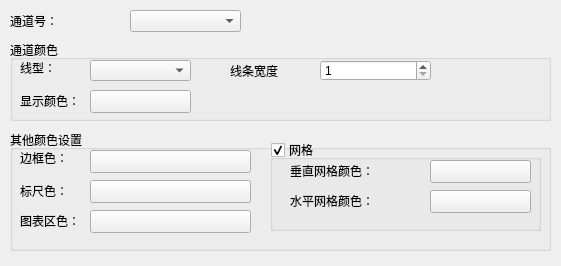
<?xml version="1.0" encoding="UTF-8"?>
<ui version="4.0">
 <class>QTrendaColor</class>
 <widget class="QWidget" name="QTrendaColor">
  <property name="geometry">
   <rect>
    <x>0</x>
    <y>0</y>
    <width>561</width>
    <height>266</height>
   </rect>
  </property>
  <property name="windowTitle">
   <string>Form</string>
  </property>
  <widget class="QLabel" name="label_chNum">
   <property name="geometry">
    <rect>
     <x>10</x>
     <y>10</y>
     <width>111</width>
     <height>21</height>
    </rect>
   </property>
   <property name="text">
    <string>通道号：</string>
   </property>
  </widget>
  <widget class="QComboBox" name="comboBox_chNum">
   <property name="geometry">
    <rect>
     <x>130</x>
     <y>10</y>
     <width>111</width>
     <height>22</height>
    </rect>
   </property>
  </widget>
  <widget class="QGroupBox" name="groupBox_chColor">
   <property name="geometry">
    <rect>
     <x>10</x>
     <y>40</y>
     <width>541</width>
     <height>81</height>
    </rect>
   </property>
   <property name="title">
    <string>通道颜色</string>
   </property>
   <widget class="QLabel" name="label_lineStyle">
    <property name="geometry">
     <rect>
      <x>10</x>
      <y>20</y>
      <width>61</width>
      <height>16</height>
     </rect>
    </property>
    <property name="text">
     <string>线型：</string>
    </property>
   </widget>
   <widget class="QLabel" name="label_lineWidth">
    <property name="geometry">
     <rect>
      <x>220</x>
      <y>20</y>
      <width>81</width>
      <height>21</height>
     </rect>
    </property>
    <property name="text">
     <string>线条宽度</string>
    </property>
   </widget>
   <widget class="QLabel" name="label_showColor">
    <property name="geometry">
     <rect>
      <x>10</x>
      <y>50</y>
      <width>61</width>
      <height>21</height>
     </rect>
    </property>
    <property name="text">
     <string>显示颜色：</string>
    </property>
   </widget>
   <widget class="QComboBox" name="comboBox_lineStyle">
    <property name="geometry">
     <rect>
      <x>80</x>
      <y>20</y>
      <width>101</width>
      <height>21</height>
     </rect>
    </property>
   </widget>
   <widget class="QSpinBox" name="spinBox_lineWidth">
    <property name="geometry">
     <rect>
      <x>310</x>
      <y>20</y>
      <width>111</width>
      <height>21</height>
     </rect>
    </property>
    <property name="minimum">
     <number>1</number>
    </property>
   </widget>
   <widget class="QPushButton" name="pushButton_showColor">
    <property name="geometry">
     <rect>
      <x>80</x>
      <y>50</y>
      <width>101</width>
      <height>23</height>
     </rect>
    </property>
    <property name="text">
     <string/>
    </property>
   </widget>
  </widget>
  <widget class="QGroupBox" name="groupBox_otherColor">
   <property name="geometry">
    <rect>
     <x>10</x>
     <y>130</y>
     <width>541</width>
     <height>121</height>
    </rect>
   </property>
   <property name="title">
    <string>其他颜色设置</string>
   </property>
   <widget class="QLabel" name="label_frameColor">
    <property name="geometry">
     <rect>
      <x>10</x>
      <y>20</y>
      <width>61</width>
      <height>16</height>
     </rect>
    </property>
    <property name="text">
     <string>边框色：</string>
    </property>
   </widget>
   <widget class="QLabel" name="label_rulerColor">
    <property name="geometry">
     <rect>
      <x>10</x>
      <y>50</y>
      <width>61</width>
      <height>21</height>
     </rect>
    </property>
    <property name="text">
     <string>标尺色：</string>
    </property>
   </widget>
   <widget class="QLabel" name="label_tableColor">
    <property name="geometry">
     <rect>
      <x>10</x>
      <y>80</y>
      <width>61</width>
      <height>21</height>
     </rect>
    </property>
    <property name="text">
     <string>图表区色：</string>
    </property>
   </widget>
   <widget class="QPushButton" name="pushButton_frameColor">
    <property name="geometry">
     <rect>
      <x>80</x>
      <y>20</y>
      <width>161</width>
      <height>23</height>
     </rect>
    </property>
    <property name="text">
     <string/>
    </property>
   </widget>
   <widget class="QPushButton" name="pushButton_rulerColor">
    <property name="geometry">
     <rect>
      <x>80</x>
      <y>50</y>
      <width>161</width>
      <height>23</height>
     </rect>
    </property>
    <property name="text">
     <string/>
    </property>
   </widget>
   <widget class="QPushButton" name="pushButton_tableColor">
    <property name="geometry">
     <rect>
      <x>80</x>
      <y>80</y>
      <width>161</width>
      <height>23</height>
     </rect>
    </property>
    <property name="text">
     <string/>
    </property>
   </widget>
   <widget class="QGroupBox" name="groupBox_grade">
    <property name="geometry">
     <rect>
      <x>260</x>
      <y>10</y>
      <width>271</width>
      <height>91</height>
     </rect>
    </property>
    <property name="title">
     <string>网格</string>
    </property>
    <property name="checkable">
     <bool>true</bool>
    </property>
    <widget class="QPushButton" name="pushButton_verGradeColor">
     <property name="geometry">
      <rect>
       <x>160</x>
       <y>20</y>
       <width>101</width>
       <height>23</height>
      </rect>
     </property>
     <property name="text">
      <string/>
     </property>
    </widget>
    <widget class="QPushButton" name="pushButton_horGradeColor">
     <property name="geometry">
      <rect>
       <x>160</x>
       <y>50</y>
       <width>101</width>
       <height>23</height>
      </rect>
     </property>
     <property name="text">
      <string/>
     </property>
    </widget>
    <widget class="QLabel" name="label">
     <property name="geometry">
      <rect>
       <x>20</x>
       <y>20</y>
       <width>131</width>
       <height>21</height>
      </rect>
     </property>
     <property name="text">
      <string>垂直网格颜色：</string>
     </property>
    </widget>
    <widget class="QLabel" name="label_2">
     <property name="geometry">
      <rect>
       <x>20</x>
       <y>50</y>
       <width>131</width>
       <height>21</height>
      </rect>
     </property>
     <property name="text">
      <string>水平网格颜色：</string>
     </property>
    </widget>
   </widget>
  </widget>
 </widget>
 <resources/>
 <connections/>
</ui>
